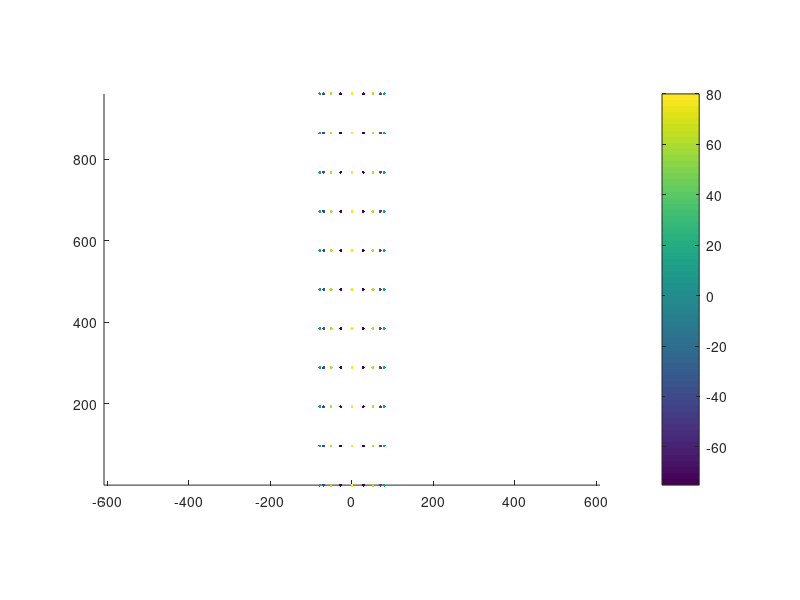
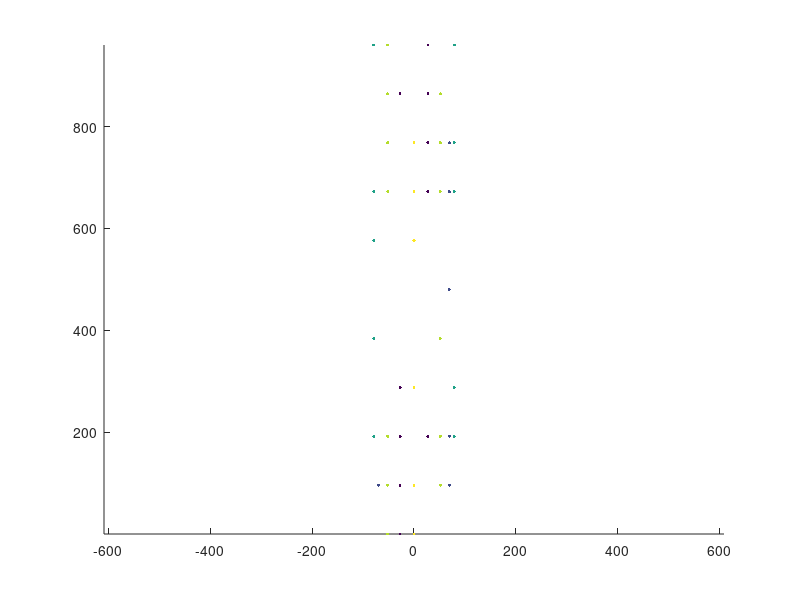
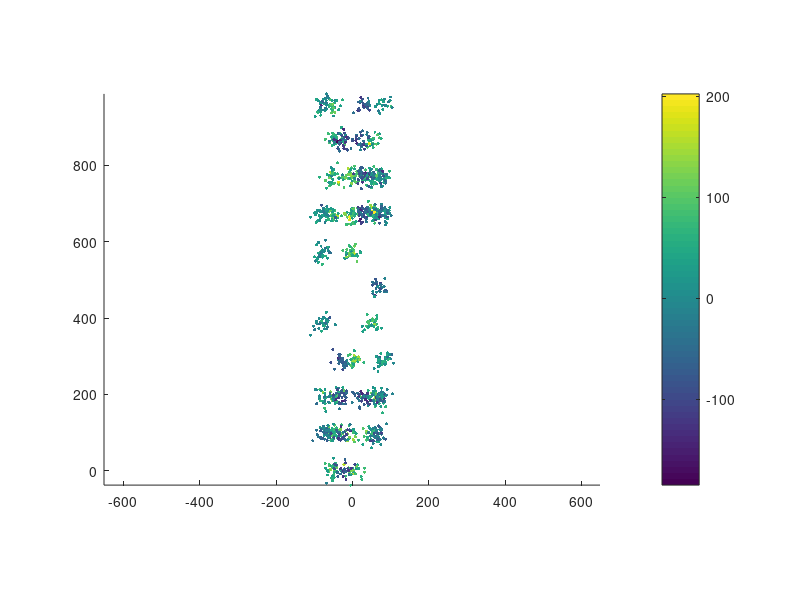

MATLAB code to generate these figures, in order: (Note: this script raises an error after producing the figures.)
clear
close all
clc
% simulate the structure of GAS8 and project the 3D data into a 2D image   

%% Construct the structure
% top view: 9 dots 
    angle=10:40:330; % 9 dots
    radius=80; % nm
    x=radius*cos(angle/360*2*pi);
    z=radius*sin(angle/360*2*pi);     
% side view: 96 nm repeats
    y=0:96:1000; % the 96 nm repeats
    coordinates=[];
    for i=1:length(y)
        y_one=y(i)*ones(1, length(x));
        coordinates_one=[x;y_one;z];
        coordinates=[coordinates;coordinates_one'];
    end
figure
scatter(coordinates(:,1),coordinates(:,2),5,coordinates(:,3),'filled')
axis equal

colorbar

%%  signaling efficiency
% for each coordinate, suppose there are N molecules
N=3;
% suppose the signaling efficiency is sf
sf=0.15;

% for each position, the real molecule number detected obeys the gaussian distribution
% with a mean N*sf and standard deviation N*sf*(1-sf)
% the final number is generated by a gaussian random number generator

signaling_efficiency=normrnd(N*sf,N*sf*(1-sf),length(coordinates),1);
signaling_efficiency_round=round(signaling_efficiency);
signaling_efficiency_round_normalize=signaling_efficiency_round;
signaling_efficiency_round_normalize(signaling_efficiency_round_normalize<1)=0;


detected_molecules=[];
molecules_detected=[];
for i=1:length(coordinates)
    if signaling_efficiency_round_normalize(i)~=0
       molecules_detected=repmat(coordinates(i,:),[signaling_efficiency_round_normalize(i),1]);
    end
       detected_molecules=[detected_molecules;molecules_detected];
       molecules_detected=[];  
end

figure
scatter(detected_molecules(:,1),detected_molecules(:,2),5,detected_molecules(:,3),'filled')
axis equal

%% Blinking
% suppose the blinking time is bt, blinking standard deviation is bt_s
bt=30;
bt_s=5;
% generate the gausin blur

blinkingtimes=normrnd(bt,bt_s,length(detected_molecules),1);
blinkingtimes_round=round(blinkingtimes);
molecules_blinking=[];
one_molecule_blinking=[];
for i=1:length(detected_molecules)
    if blinkingtimes_round(i)>=1;
       one_molecule_blinking=repmat(detected_molecules(i,:),[blinkingtimes_round(i),1]);
    end
       molecules_blinking=[molecules_blinking;one_molecule_blinking];
       one_molecule_blinking=[];
end

%% gaussian blur



sigma=[12,12,36];
sigma_repmat=repmat(sigma,[length(molecules_blinking),1]);
   
molecule_blinking_gaussian=normrnd(molecules_blinking,sigma_repmat);


figure
scatter(molecule_blinking_gaussian(:,1),molecule_blinking_gaussian(:,2),5,molecule_blinking_gaussian(:,3),'filled')
axis equal
colorbar

% bin by 5 nm 

molecule_blinking_gaussian(:,1)=molecule_blinking_gaussian(:,1)-min(molecule_blinking_gaussian(:,1));
    
    binsize = 5;   % binsize in nm
    xwidth=max(molecule_blinking_gaussian(:,1))-min(molecule_blinking_gaussian(:,1));
    yheight=max(molecule_blinking_gaussian(:,2))-min(molecule_blinking_gaussian(:,2));
    nxbins = ceil(xwidth/binsize);
    nybins = ceil(yheight/binsize);
    xc = linspace(0,xwidth, nxbins);
    yc = linspace(0,yheight, nybins)';
    
    tic
    %IHis = zeros([length(xc) length(yc)]);
    IHis = hist2d(molecule_blinking_gaussian(:,1), molecule_blinking_gaussian(:,2), xc, yc);
    toc
    figure
    imshow(IHis)
    
    % gaussian smooth
    disp('------------------------------------------------------------------');
    disp('... Gaussian Smooth ing ...');
resolution=12;
bin=5;
    GaussianBottom=ceil(resolution*3/bin); % unit - pixel
% resolution is 2.355fold of standard deviation (sigma)
% the bottome of the gaussian peak is 3-fold of resolution 
if mod(GaussianBottom,2)==1
    GaussianBottom=GaussianBottom;
else
    GaussianBottom=GaussianBottom+1;
end
GaussianStd=floor(GaussianBottom/6); % unit - pixel
h1 = fspecial('gaussian', GaussianBottom , GaussianStd);
tic
IHisg = imfilter(IHis, h1); 
toc

figure
imshow(IHisg)

norm = double(max(max(IHisg)));
nNorm = double(IHisg)./norm; 

imwrite(uint16(60000*nNorm),'simulationtest.tif','tif', 'Compression', 'none', 'WriteMode',  'overwrite');
